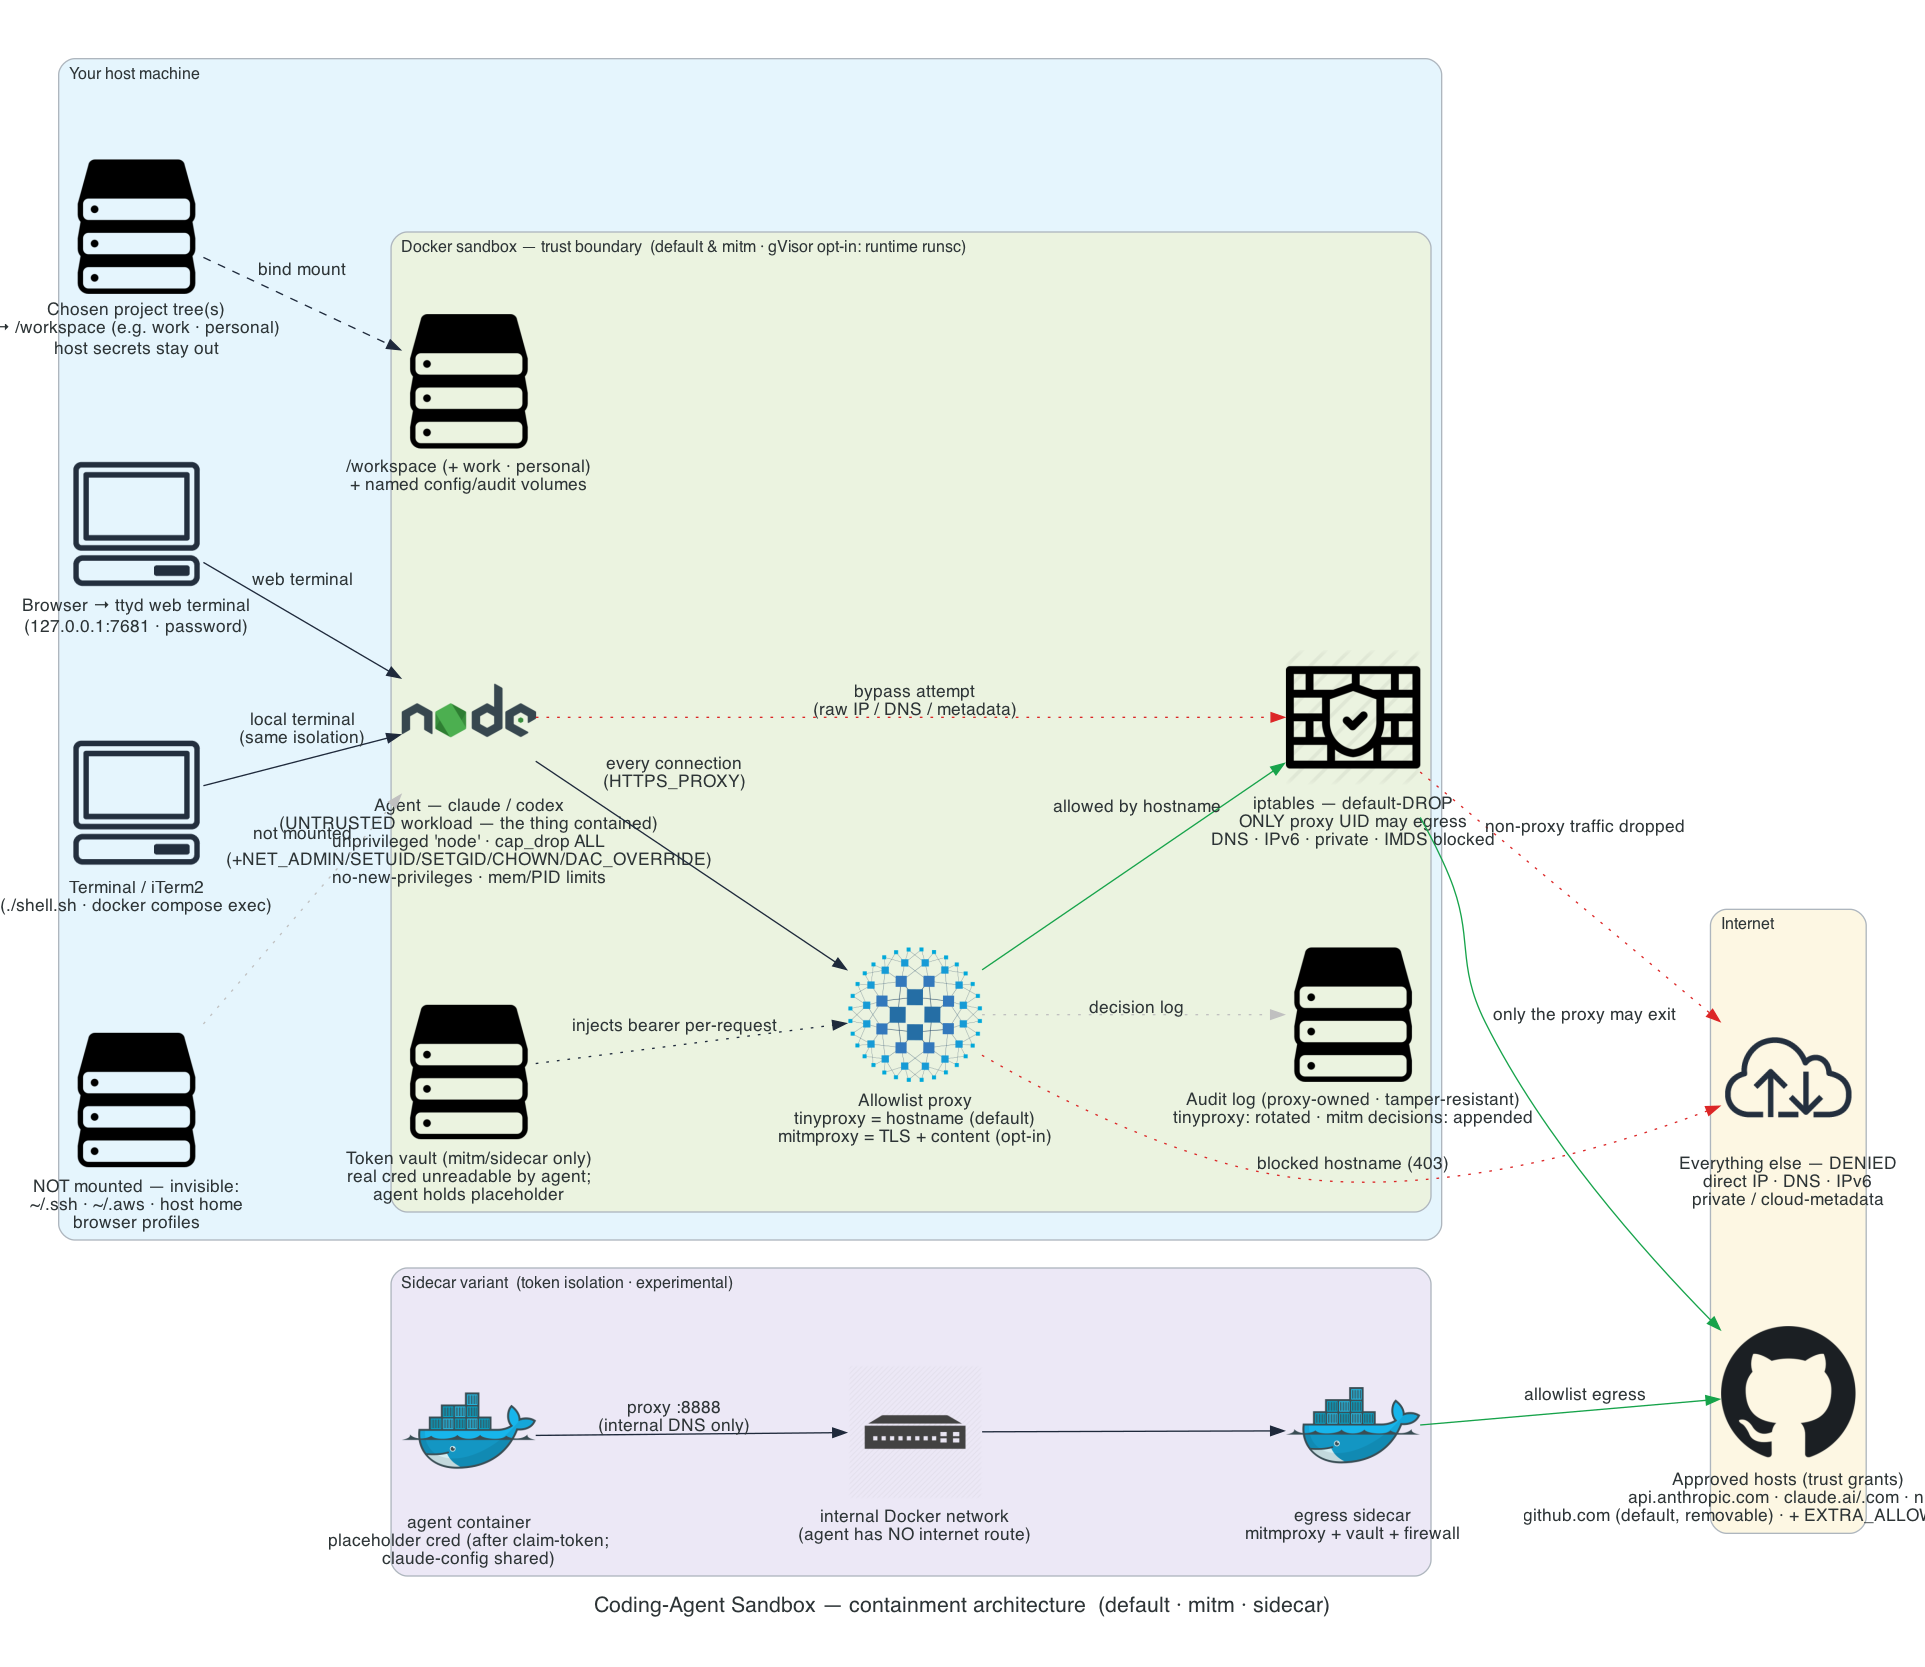

The Python source for this figure:
"""
Coding-Agent Sandbox — containment architecture (resource / deployment view).

Companion to the conceptual "CONTAIN, DON'T TRUST" diagram
(docs/architecture/security-architecture.{mmd,svg,png}). That one is the
editorial trust-boundary hero; this one is the resource-graph view in the same
Python-`diagrams` style (and pastel cluster palette) as the GCC CDE render,
showing the actual components and the three egress variants
(default tinyproxy · opt-in mitmproxy · sidecar).

Grounded in: docker-compose{,.mitm,.sidecar}.yml, Dockerfile{,.mitm},
entrypoint.sh, init-firewall.sh, tinyproxy.conf, mitm/filter_addon.py, shell.sh.

Prereqs:
    brew install graphviz
    pip install diagrams

Run:
    python3 sandbox-architecture.py     # writes sandbox-architecture.png
"""

from diagrams import Cluster, Diagram, Edge
from diagrams.onprem.container import Docker
from diagrams.onprem.network import HAProxy, Internet
from diagrams.onprem.client import Client
from diagrams.onprem.vcs import Github
from diagrams.generic.network import Firewall, Switch
from diagrams.generic.storage import Storage
from diagrams.programming.language import NodeJS

GRAPH_ATTR = {"fontsize": "16", "bgcolor": "white", "pad": "0.5", "splines": "spline"}

# Pastel cluster palette — matches the GCC CDE render (diagrams default cycle).
BG_BLUE = "#E5F5FD"
BG_GREEN = "#EBF3E0"
BG_PURPLE = "#ECE8F6"
BG_YELLOW = "#FDF7E3"

ALLOW = "#16a34a"   # green — permitted
DENY = "#dc2626"    # red — dropped/denied
FLOW = "#1e293b"    # slate — primary data path

with Diagram(
    "Coding-Agent Sandbox — containment architecture  (default · mitm · sidecar)",
    filename="sandbox-architecture",
    show=False,
    direction="LR",
    graph_attr=GRAPH_ATTR,
):
    with Cluster("Your host machine", graph_attr={"bgcolor": BG_BLUE}):
        browser = Client("Browser → ttyd web terminal\n(127.0.0.1:7681 · password)")
        term = Client("Terminal / iTerm2\n(./shell.sh · docker compose exec)")
        proj = Storage("Chosen project tree(s)\n→ /workspace (e.g. work · personal)\nhost secrets stay out")
        secrets = Storage("NOT mounted — invisible:\n~/.ssh · ~/.aws · host home\nbrowser profiles")

        with Cluster("Docker sandbox — trust boundary  (default & mitm · gVisor opt-in: runtime runsc)",
                     graph_attr={"bgcolor": BG_GREEN}):
            agent = NodeJS("Agent — claude / codex\n(UNTRUSTED workload — the thing contained)\nunprivileged 'node' · cap_drop ALL\n(+NET_ADMIN/SETUID/SETGID/CHOWN/DAC_OVERRIDE)\nno-new-privileges · mem/PID limits")
            ws = Storage("/workspace (+ work · personal)\n+ named config/audit volumes")
            proxy = HAProxy("Allowlist proxy\ntinyproxy = hostname (default)\nmitmproxy = TLS + content (opt-in)")
            fw = Firewall("iptables — default-DROP\nONLY proxy UID may egress\nDNS · IPv6 · private · IMDS blocked")
            audit = Storage("Audit log (proxy-owned · tamper-resistant)\ntinyproxy: rotated · mitm decisions: appended")
            vault = Storage("Token vault (mitm/sidecar only)\nreal cred unreadable by agent;\nagent holds placeholder")

    with Cluster("Sidecar variant  (token isolation · experimental)", graph_attr={"bgcolor": BG_PURPLE}):
        net = Switch("internal Docker network\n(agent has NO internet route)")
        agent_c = Docker("agent container\nplaceholder cred (after claim-token;\nclaude-config shared)")
        egress_c = Docker("egress sidecar\nmitmproxy + vault + firewall")

    with Cluster("Internet", graph_attr={"bgcolor": BG_YELLOW}):
        allow = Github("Approved hosts (trust grants)\napi.anthropic.com · claude.ai/.com · npm\ngithub.com (default, removable) · + EXTRA_ALLOWED_DOMAINS")
        deny = Internet("Everything else — DENIED\ndirect IP · DNS · IPv6\nprivate / cloud-metadata")

    # ---- host → container (two equal entry points, same container/isolation;
    #      ./shell.sh --attach starts another Herdr client) ----
    browser >> Edge(label="web terminal", color=FLOW) >> agent
    term >> Edge(label="local terminal\n(same isolation)", color=FLOW) >> agent
    proj >> Edge(label="bind mount", style="dashed", color=FLOW) >> ws
    secrets >> Edge(label="not mounted", style="dotted", color="gray") >> agent

    # ---- the fail-closed egress chain ----
    agent >> Edge(label="every connection\n(HTTPS_PROXY)", color=FLOW) >> proxy
    agent >> Edge(label="bypass attempt\n(raw IP / DNS / metadata)", style="dotted", color=DENY) >> fw
    proxy >> Edge(label="allowed by hostname", color=ALLOW) >> fw
    proxy >> Edge(label="blocked hostname (403)", style="dotted", color=DENY) >> deny
    proxy >> Edge(label="decision log", style="dotted", color="gray") >> audit
    vault >> Edge(label="injects bearer per-request", style="dotted", color=FLOW) >> proxy
    fw >> Edge(label="only the proxy may exit", color=ALLOW) >> allow
    fw >> Edge(label="non-proxy traffic dropped", style="dotted", color=DENY) >> deny

    # ---- sidecar variant (two-container split) ----
    agent_c >> Edge(label="proxy :8888\n(internal DNS only)", color=FLOW) >> net
    net >> Edge(color=FLOW) >> egress_c
    egress_c >> Edge(label="allowlist egress", color=ALLOW) >> allow
